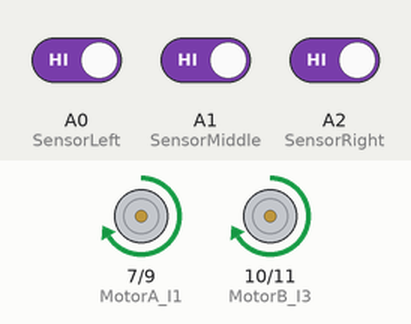
This sketch was run on a simulated Arduino Uno, built with avr-gcc and run on an emulated ATmega328P. Parts: motor-driver pin pairs drawn as motors (green arrow = first pin HIGH = forward, orange = second pin HIGH = backward, longer = more drive, scaled by the enable pin). Inputs (shaded band) come from the test bench; at power-on: A0 (SensorLeft) HIGH, A1 (SensorMiddle) HIGH, A2 (SensorRight) HIGH.

Above: at 1.2 s.
1.3 s: A0 (SensorLeft) driven LOW
At 1.8 s:
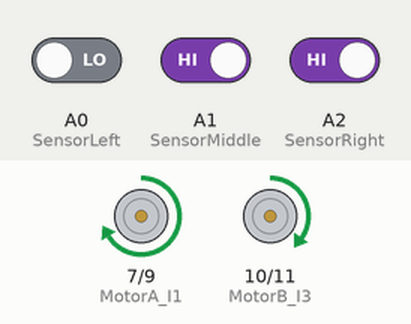
2.8 s: A1 (SensorMiddle) driven LOW
At 4.0 s:
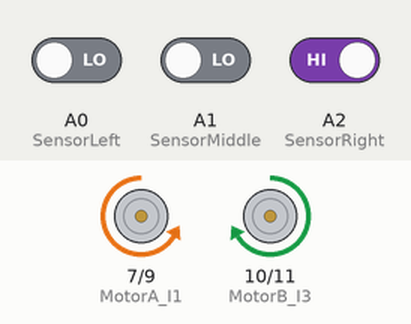
4.3 s: A2 (SensorRight) driven LOW
At 5.6 s:
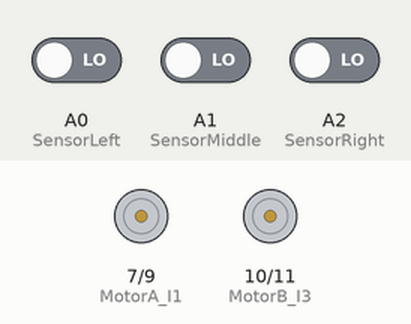
6.2 s: A2 (SensorRight) driven HIGH
At 6.7 s:
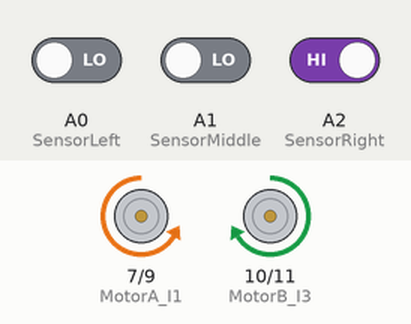
7.7 s: A1 (SensorMiddle) driven HIGH
At 8.9 s:
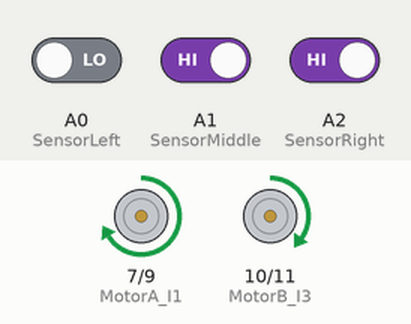
9.2 s: A0 (SensorLeft) driven HIGH and A2 (SensorRight) driven LOW
At 10.2 s:
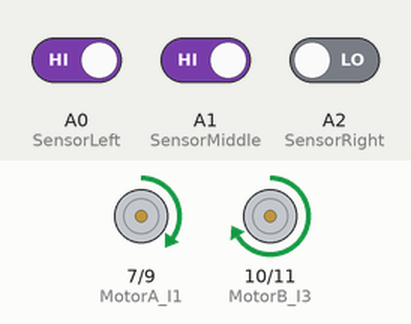
Timing chart, 0 to 11.7 s (numbered marks = the images above; inputs shaded):
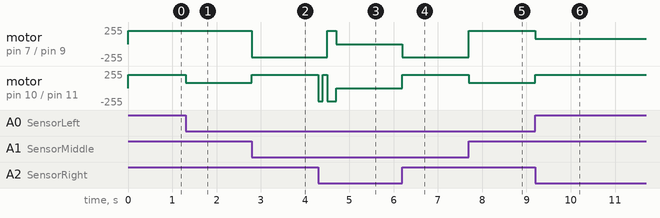

The sketch:

Tracking_Car.ino
```cpp
// L298N 馬達驅動板
// 宣告 MotorA 為右邊
// 宣告 MotorB 為左邊

#define MotorA_I1     7  //定義 I1 接腳
#define MotorA_I2     9  //定義 I2 接腳
#define MotorB_I3    10  //定義 I3 接腳
#define MotorB_I4    11  //定義 I4 接腳
#define MotorA_PWMA    5  //定義 ENA (PWM調速) 接腳
#define MotorB_PWMB    6  //定義 ENB (PWM調速) 接腳

// 循線模組
#define SensorLeft    A0  //定義 左感測器 輸入腳
#define SensorMiddle  A1  //定義 中感測器 輸入腳
#define SensorRight   A2  //定義 右感測器 輸入腳
int off_track = 0;        //宣告變數


void setup()
{
  Serial.begin(9600);

  pinMode(MotorA_I1,  OUTPUT);
  pinMode(MotorA_I2,  OUTPUT);
  pinMode(MotorB_I3,  OUTPUT);
  pinMode(MotorB_I4,  OUTPUT);
  pinMode(MotorA_PWMA, OUTPUT);
  pinMode(MotorB_PWMB, OUTPUT);

  pinMode(SensorLeft,   INPUT);
  pinMode(SensorMiddle, INPUT);
  pinMode(SensorRight,  INPUT);
}

void advance(int a)    // 前進
{
    digitalWrite(MotorA_I1,HIGH);   //馬達（右）順時針轉動
    digitalWrite(MotorA_I2,LOW);
    digitalWrite(MotorB_I3,HIGH);   //馬達（左）逆時針轉動
    digitalWrite(MotorB_I4,LOW);
    delay(a * 100);
}

void turnR(int d)    //右轉
{
    digitalWrite(MotorA_I1,LOW);    //馬達（右）逆時針轉動
    digitalWrite(MotorA_I2,HIGH);
    digitalWrite(MotorB_I3,HIGH);   //馬達（左）逆時針轉動
    digitalWrite(MotorB_I4,LOW);
    delay(d * 100);
}

void turnL(int e)    //左轉
{
    digitalWrite(MotorA_I1,HIGH);   //馬達（右）順時針轉動
    digitalWrite(MotorA_I2,LOW);
    digitalWrite(MotorB_I3,LOW);    //馬達（左）順時針轉動
    digitalWrite(MotorB_I4,HIGH);
    delay(e * 100);
}

void stopRL(int f)  //停止
{
    digitalWrite(MotorA_I1,HIGH);   //馬達（右）停止轉動
    digitalWrite(MotorA_I2,HIGH);
    digitalWrite(MotorB_I3,HIGH);   //馬達（左）停止轉動
    digitalWrite(MotorB_I4,HIGH);
    delay(f * 100);
}

void back(int g)    //後退
{
    digitalWrite(MotorA_I1,LOW);    //馬達（右）逆時針轉動
    digitalWrite(MotorA_I2,HIGH);
    digitalWrite(MotorB_I3,LOW);    //馬達（左）順時針轉動
    digitalWrite(MotorB_I4,HIGH);
    delay(g * 100);
}

void loop()
{
  // 讀取感測器狀態
  int SL = digitalRead(SensorLeft);
  int SM = digitalRead(SensorMiddle);
  int SR = digitalRead(SensorRight);

  if((SM == LOW) && (SL == LOW) && (SR == LOW))  // 小車脫離黑線
  {
    analogWrite(MotorA_PWMA,200);    //設定馬達 (右) 轉速
    analogWrite(MotorB_PWMB,200);    //設定馬達 (左) 轉速

    if(off_track < 3)
    {
      switch(off_track)
      {
        case 0:
          back(1);
          break;

        case 1:
          turnR(1);
          break;

        case 2:
          turnL(2);
          break;
      }

      off_track++;
    }
    else
    {
      stopRL(0);
    }
  }
  else
  {
    off_track = 0;

    if(SM == HIGH)  //中感測器在黑色區域
    {
      if((SL == LOW) && (SR == HIGH))  // 左白右黑, 車體偏右校正
      {
        analogWrite(MotorA_PWMA,200);    //設定馬達 (右) 轉速
        analogWrite(MotorB_PWMB, 80);    //設定馬達 (左) 轉速
        advance(0);
      }
      else if((SL == HIGH) && (SR == LOW))  // 左黑右白, 車體偏左校正
      {
        analogWrite(MotorA_PWMA, 80);    //設定馬達 (右) 轉速
        analogWrite(MotorB_PWMB,200);    //設定馬達 (左) 轉速
        advance(0);
      }
      else  // 其他, 直走
      {
        analogWrite(MotorA_PWMA,200);    //設定馬達 (右) 轉速
        analogWrite(MotorB_PWMB,200);    //設定馬達 (左) 轉速
        advance(0);
      }
    }
    else // 中感測器在白色區域, 車體已大幅偏離黑線
    {
      if((SL == LOW) && (SR == HIGH))  // 左白右黑, 車體快速右轉
      {
        analogWrite(MotorA_PWMA,200);    //設定馬達 (右) 轉速
        analogWrite(MotorB_PWMB,200);    //設定馬達 (左) 轉速
        turnR(0);
      }
      else if((SL == HIGH) && (SR == LOW))  // 左黑右白, 車體快速左轉
      {
        analogWrite(MotorA_PWMA,200);    //設定馬達 (右) 轉速
        analogWrite(MotorB_PWMB,200);    //設定馬達 (左) 轉速
        turnL(0);
      }
    }
  }
}
```

Measured:
- after the input at 1.3 s, motor on pin 10 (MotorB_I3) / pin 11 (MotorB_I4): forward 200/255 → forward 80/255 at once
- after the input at 2.8 s, motor on pin 7 (MotorA_I1) / pin 9 (MotorA_I2): forward 200/255 → backward 200/255 at once; motor on pin 10 (MotorB_I3) / pin 11 (MotorB_I4): forward 80/255 → forward 200/255 at once
- after the input at 4.3 s, motor on pin 7 (MotorA_I1) / pin 9 (MotorA_I2): backward 200/255 → forward 200/255 after 0.20 s, → stopped 0.20 s later; motor on pin 10 (MotorB_I3) / pin 11 (MotorB_I4): forward 200/255 → backward 200/255 at once, → forward 200/255 0.10 s later, → backward 200/255 0.10 s later, → stopped 0.20 s later
- after the input at 6.2 s, motor on pin 7 (MotorA_I1) / pin 9 (MotorA_I2): stopped → backward 200/255 at once; motor on pin 10 (MotorB_I3) / pin 11 (MotorB_I4): stopped → forward 200/255 at once
- after the input at 7.7 s, motor on pin 7 (MotorA_I1) / pin 9 (MotorA_I2): backward 200/255 → forward 200/255 at once; motor on pin 10 (MotorB_I3) / pin 11 (MotorB_I4): forward 200/255 → forward 80/255 at once
- after the input at 9.2 s, motor on pin 7 (MotorA_I1) / pin 9 (MotorA_I2): forward 200/255 → forward 80/255 at once; motor on pin 10 (MotorB_I3) / pin 11 (MotorB_I4): forward 80/255 → forward 200/255 at once
